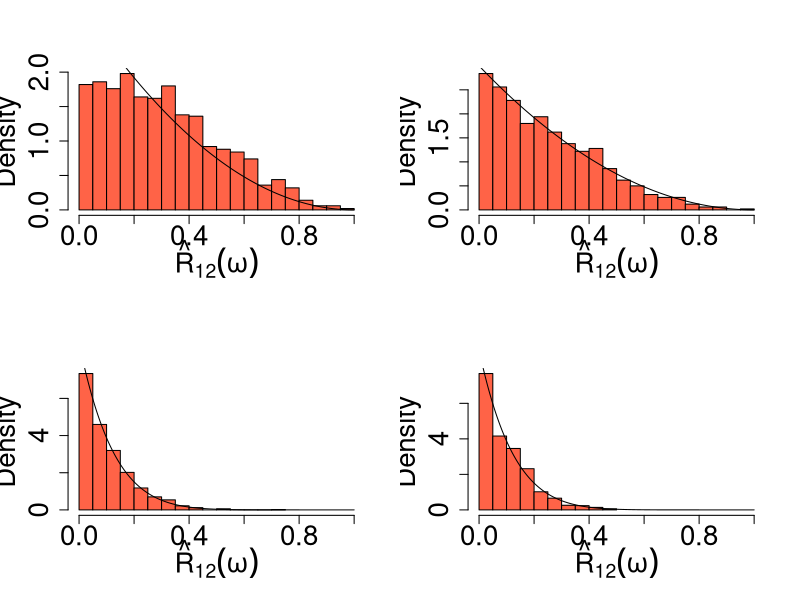
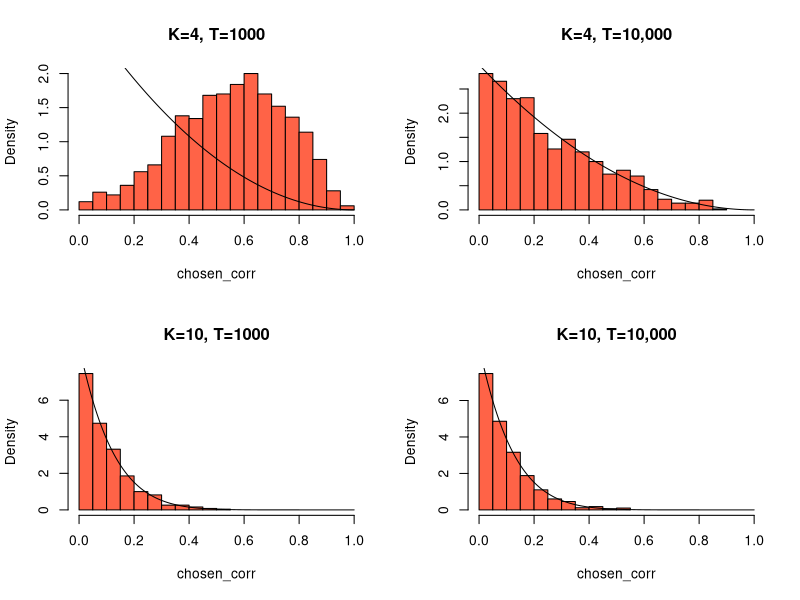
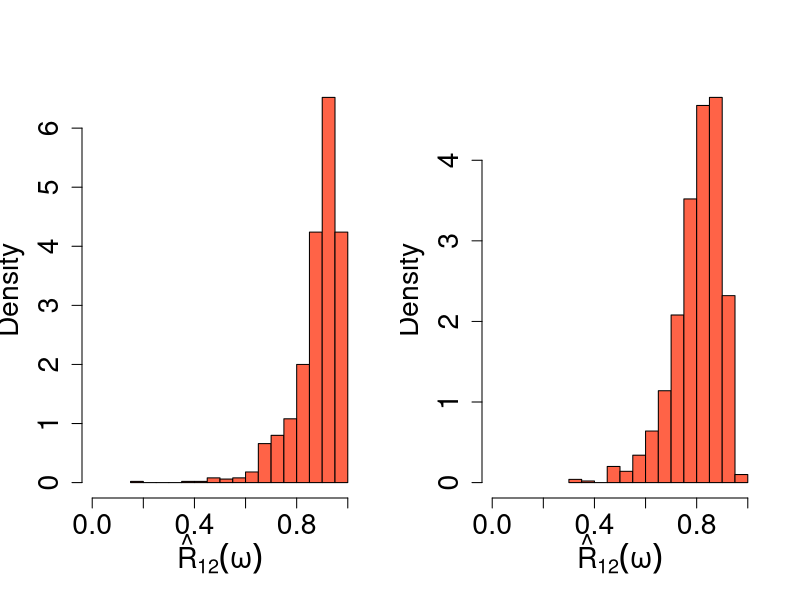
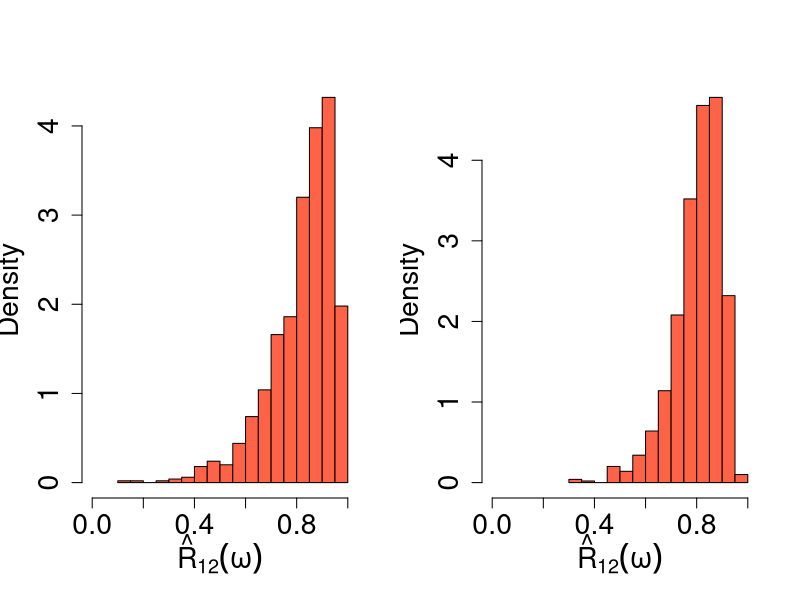
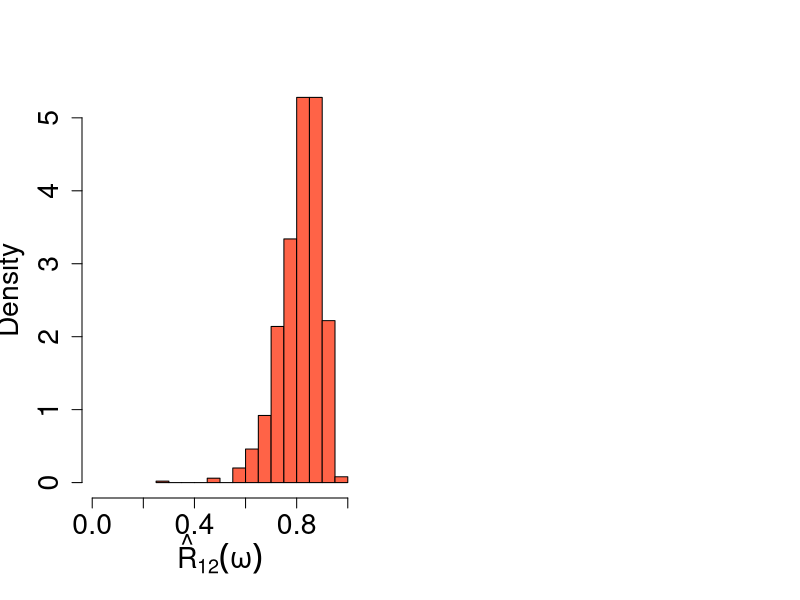

Recreate these plots in R, in order.
setwd("C:/Users/pinkney/Downloads/STOR603/Neuronal Synch in High Dimensions/Week 9/Asymptotic-Distributions")
I_4_1000 = read.table("Corr_old_beta_1000_4.txt")[,1]
I_4_10000 = read.table("Corr_old_beta_10000_4.txt")[,1]

I_10_1000 = read.table("Corr_old_beta_1000_10.txt")[,1]
I_10_10000 = read.table("Corr_old_beta_10000_10.txt")[,1]

R = 0 #set  true coherence = 0 since they are independent processes
n = 4 #number of tapers
p = 2

library(hypergeo)

Goodman_eq = function(n,p,R,R_hat){
  t1 = gamma(n) / (gamma(p-1)*gamma(n-p+1))
  t2 = (1-R)
  t3 = (R_hat)^(p-2)
  t4 = (1-R_hat)^(n-p)
  t5 = hypergeo(n,n,(p-1), (R*R_hat)) #??
  return(t1*t2*t3*t4*t5)
}

plot_both_corr =function(chosen_corr, n,p,R){
  #par(mfrow=c(1,1))
  x=seq(0,1,0.001) #points at which to evaluate Goodman
  t=Goodman_eq(n,p,R,x)
  hist(chosen_corr,freq=F, xlim=c(0,1), main="", breaks=20, col="tomato", xlab = expression(hat(R)[12](omega)),cex.lab=2,cex.axis=2)
  lines(x,t,type='l', main="Theoretical Distribution", col='black')
}
par(mfrow=c(2,2))
plot_both_corr(I_4_1000, n , p, R)
#title(main="K=4, T=1000")
plot_both_corr(I_4_10000, n , p, R)
#title(main="K=4, T=10,000")

#k=10
plot_both_corr(I_10_1000, n=10 , p, R)
#title(main="K=10, T=1000")
plot_both_corr =function(chosen_corr, n,p,R){
  #par(mfrow=c(1,1))
  x=seq(0,1,0.001) #points at which to evaluate Goodman
  t=Goodman_eq(n,p,R,x)
  hist(chosen_corr,freq=F, xlim=c(0,1), main="", breaks=10, col="tomato", xlab = expression(hat(R)[12](omega)), cex.lab=2, cex.axis=2)
  lines(x,t,type='l', main="Theoretical Distribution", col='black')
}
plot_both_corr(I_10_10000, n=10 ,p, R)
#title(main="K=10, T=10,000")

#Now with inflated betas
I_4_1000_2 = read.table("Corr_new_beta_1000_4.txt")[,1]
I_4_10000_2 = read.table("Corr_new_beta_10000_4.txt")[,1]

I_10_1000_2 = read.table("Corr_new_beta_1000_10.txt")[,1]
I_10_10000_2 = read.table("Corr_new_beta_10000_10.txt")[,1]

R = 0 #set  true coherence = 0 since they are independent processes
n = 4 #number of tapers
p = 2

library(hypergeo)

Goodman_eq = function(n,p,R,R_hat){
  t1 = gamma(n) / (gamma(p-1)*gamma(n-p+1))
  t2 = (1-R)
  t3 = (R_hat)^(p-2)
  t4 = (1-R_hat)^(n-p)
  t5 = hypergeo(n,n,(p-1), (R*R_hat)) #??
  return(t1*t2*t3*t4*t5)
}

plot_both_corr =function(chosen_corr, n,p,R){
  #par(mfrow=c(1,1))
  x=seq(0,1,0.001) #points at which to evaluate Goodman
  t=Goodman_eq(n,p,R,x)
  hist(chosen_corr,freq=F, xlim=c(0,1), main="", breaks=20, col="tomato")
  lines(x,t,type='l', main="Theoretical Distribution", col='black')
}
par(mfrow=c(2,2))
plot_both_corr(I_4_1000_2, n , p, R)
title(main="K=4, T=1000")
plot_both_corr(I_4_10000_2, n , p, R)
title(main="K=4, T=10,000")

#k=10
plot_both_corr =function(chosen_corr, n,p,R){
  #par(mfrow=c(1,1))
  x=seq(0,1,0.001) #points at which to evaluate Goodman
  t=Goodman_eq(n,p,R,x)
  hist(chosen_corr,freq=F, xlim=c(0,1), main="", breaks=10, col="tomato")
  lines(x,t,type='l', main="Theoretical Distribution", col='black')
}
plot_both_corr(I_10_1000_2, n=10 , p, R)
title(main="K=10, T=1000")

plot_both_corr(I_10_10000_2, n=10 ,p, R)
title(main="K=10, T=10,000")


#Dependent Plots 
setwd("C:/Users/pinkney/Downloads/STOR603/Neuronal Synch in High Dimensions/Week 9/Asymptotic-Distributions/Dependent")
C_1000_10_dep = read.table("Corr_1000_10.txt")[,1]
C_1000_4_dep = read.table("Corr_1000_4.txt")[,1]
C_10000_10_dep = read.table("Corr_10000_10.txt")[,1]
C_10000_4_dep = read.table("Corr_10000_4.txt")[,1]

plot_both_corr =function(chosen_corr, n,p,R){
  #par(mfrow=c(1,1))
  x=seq(0,1,0.001) #points at which to evaluate Goodman
  t=Goodman_eq(n,p,R,x)
  hist(chosen_corr,freq=F, xlim=c(0,1), main="", breaks=20, col="tomato", xlab= expression(hat(R)[12](omega)), cex.lab=1.7, cex.axis=1.7)
  #lines(x,t,type='l', main="Theoretical Distribution", col='black')
}

par(mfrow=c(1,2))
plot_both_corr(C_1000_4_dep, n=4 , p, R)
plot_both_corr(C_1000_10_dep, n=10 , p, R)

plot_both_corr(C_10000_4_dep, n=4 , p, R)
plot_both_corr(C_1000_10_dep, n=10 , p, R)
plot_both_corr(C_10000_10_dep, n=10 , p, R)
C_10000_10_dep
